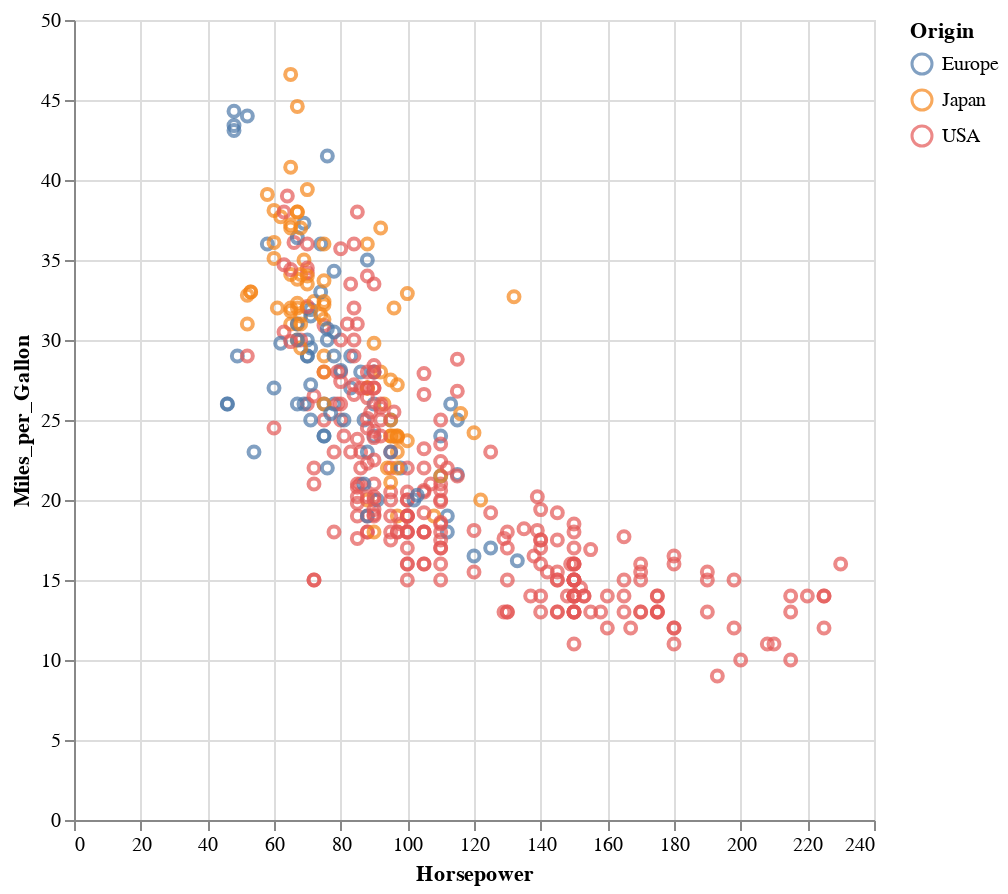

The code cell stored with this chart in its notebook:
### Markdown cell above
* Note two things:
    1. We can now use the packages
    2. The `Pkg.add` command had this line in the printout: Updating `~/Teaching/UCF/CAP-6318/book-myst/week02/Project.toml`
* We'll demonstrate we can use the packages below, then we'll dig into the `Project.toml`

### Code cell
using VegaLite, VegaDatasets

dataset("cars") |>
@vlplot(
    :point,
    x=:Horsepower,
    y=:Miles_per_Gallon,
    color=:Origin,
    width=400,
    height=400
)

### Figure 1 — Vega-Lite specification as saved in the notebook (floating-point values rounded to 4 significant figures; data arrays with more than 128 entries replaced by an {"elided": "..."} marker saying what was removed)
{"data": {"values": {"elided": "406 records"}}, "encoding": {"color": {"field": "Origin", "type": "nominal"}, "x": {"field": "Horsepower", "type": "quantitative"}, "y": {"field": "Miles_per_Gallon", "type": "quantitative"}}, "height": 400, "mark": "point", "width": 400}
